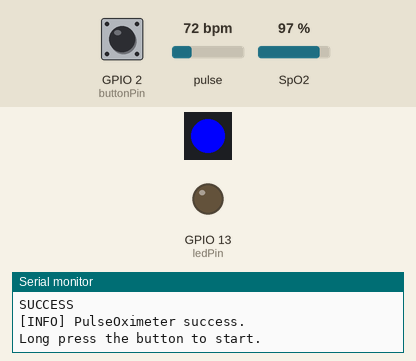
Simulated run of this sketch. Board: ESP32. Parts: 1 RGB LEDs in strip order, left to right, output pins drawn as LEDs (lit = HIGH), the last lines printed to the serial monitor. The inputs (shaded band) are chosen by the test bench; at power-on: GPIO 2 (buttonPin) LOW, pulse 72 bpm, SpO2 97 %. Dim RGB values are drawn brighter than linear; random numbers use the default seed unless the sketch sets one; nothing arrives over Bluetooth unless stated; a phone connects over Bluetooth LE 3 s after start.

Above: at 1.2 s.
1.3 s: GPIO 2 (buttonPin) pulled HIGH for 0.15 s
At 2.7 s:
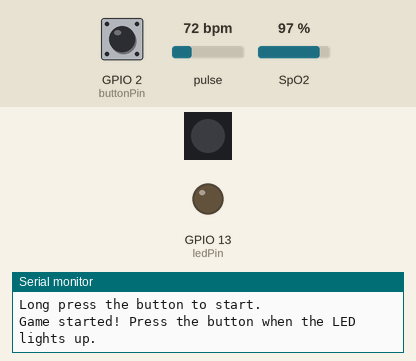
6.1 s: GPIO 2 (buttonPin) pulled HIGH for 1 s
At 11.7 s:
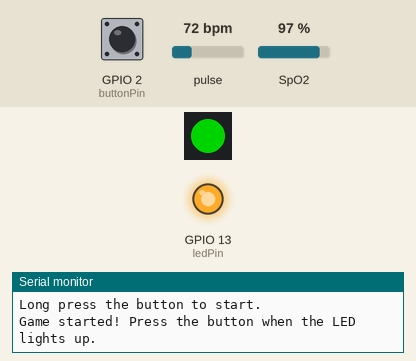
Timing chart, 0 to 13.2 s (numbered marks = the images above; inputs shaded):
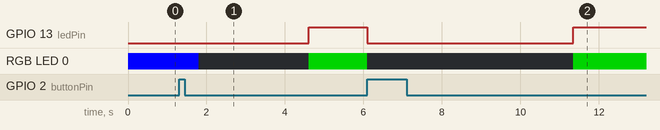

The sketch:

reaction_record.ino
```cpp
#include <FastLED.h>
#include "ble.h"
#include "max3010x.h"

#define NUM_LEDS 1
#define DATA_PIN 21

#define NUM_REACTIONS 10  // 定義10次數據的數量
#define REPORTING_PERIOD_MS 2000

CRGB leds[NUM_LEDS];

const int buttonPin = 2;  // 按鈕引腳
const int ledPin = 13;    // LED燈引腳

bool gameStarted = false;                   // 遊戲是否已經開始
bool timing = false;                        // 是否正在計時
unsigned long startTime;                    // 開始時間
unsigned long reactionTime[NUM_REACTIONS];  // 反應時間陣列
int count = 0;                              // 反應時間計數

uint32_t tsLastReport = 0;

extern BLECharacteristic *pReactionCh;
extern BLECharacteristic *pMax3010xCh;

void setup() {
  Serial.begin(115200);

  FastLED.addLeds<NEOPIXEL, DATA_PIN>(leds, NUM_LEDS);  // GRB ordering is assumed

  Serial.println("[INFO] Initializing BLE work!");
  setupBLE();
  Serial.println("[INFO] BLE work!");

  Serial.println("[INFO] Initializing PulseOximeter.");
  setupMax3010x();
  Serial.println("[INFO] PulseOximeter success.");

  pinMode(buttonPin, INPUT);
  pinMode(ledPin, OUTPUT);
  Serial.println("Long press the button to start.");
  leds[0] = CRGB::Blue;
  FastLED.show();

  // for (int i = 0; i < 10; i++) {
  //   reactionTime[i] = random(1000, 5000);
  //   pCharacteristic->setValue((uint8_t *)&reactionTime[i], sizeof(reactionTime[i]));
  //   pCharacteristic->notify();
  //   delay(3);
  // }
  // reactionTime[0] = 279;
  // reactionTime[1] = 65535;
  // // spo2*65535 + heartrate
  // reactionTime[2] = 85+90*65536;
}

void loop() {
  if (millis() - tsLastReport > REPORTING_PERIOD_MS) {
    // for (int i = 0; i < NUM_REACTIONS; i++) {
    //   pReactionCh->setValue((uint8_t *)&reactionTime[i], 4);
    //   pReactionCh->notify();
    //   delay(3);
    // }

    int max3010xData[2];
    getMax3010x(max3010xData);
    // Serial.print("Heart rate:");
    // Serial.print(max3010xData[0]);
    // Serial.print("bpm / SpO2:");
    // Serial.print(max3010xData[1]);
    // Serial.println("%");
    // transmit data
    int data = (max3010xData[1] << 16) + max3010xData[0];

    pMax3010xCh->setValue((uint8_t *)&data, 4);
    pMax3010xCh->notify();
    tsLastReport = millis();
  }


  if (!gameStarted && digitalRead(buttonPin) == HIGH) {
    gameStarted = true;
    delay(500);  // 避免按鈕彈跳
    startGame();

    delay(1000);
  }

  if (gameStarted && !timing) {
    timing = true;
    int randomTime = random(1000, 5000);  // 在1秒到5秒之間隨機生成時間
    delay(randomTime);                    // 等待隨機時間後亮起LED
    startTime = millis();

    digitalWrite(ledPin, HIGH);
    leds[0] = CRGB::Green;
    FastLED.show();
  }

  if (timing && digitalRead(buttonPin) == HIGH) {
    timing = false;
    unsigned long reaction = millis() - startTime;
    // handle overflow: not press the button
    if (reaction >= 5000)
      reaction = 65535;
    else
      reactionTime[count] = reaction;
    count++;

    pReactionCh->setValue((uint8_t *)&reaction, sizeof(reaction));
    pReactionCh->notify();

    digitalWrite(ledPin, LOW);
    leds[0] = CRGB::Black;
    FastLED.show();

    delay(1000);  // 停止一秒鐘以避免錯誤的按鈕觸發
    if (count == NUM_REACTIONS) {
      endGame();
    }
  }
}

void startGame() {
  Serial.println("Game started! Press the button when the LED lights up.");
  leds[0] = CRGB::Black;
  FastLED.show();
}

void endGame() {
  Serial.println("Game ended! Here are the reaction times:");
  for (int i = 0; i < NUM_REACTIONS; i++) {
    Serial.print("Reaction time ");
    Serial.print(i + 1);
    Serial.print(": ");
    Serial.print(reactionTime[i]);
    Serial.println(" ms");

    // pCharacteristic->setValue((uint8_t *)&reactionTime[i], sizeof(reactionTime[i]));
    // pCharacteristic->notify();
    delay(3);
  }

  while (true) {}  // 結束程式
}

// char *concatenateReactionTimes() {
//   char *concatenatedData = (char *)malloc(NUM_REACTIONS * 20);  // 假設每個數字最多佔20個字元，分配足夠大的記憶體空間
//   if (concatenatedData == NULL) {
//     // 記憶體分配失敗
//     return NULL;
//   }

//   strcpy(concatenatedData, "");  // 清空字串

//   for (int i = 0; i < NUM_REACTIONS; ++i) {
//     char tempBuffer[20];                          // 暫存緩衝區，用於將數字轉換為字串
//     sprintf(tempBuffer, "%lu", reactionTime[i]);  // 將反應時間轉換為字串
//     strcat(concatenatedData, tempBuffer);         // 將字串附加到結果字串上
//     if (i != NUM_REACTIONS - 1) {
//       strcat(concatenatedData, ",");  // 在數字之間加上逗號
//     }
//   }

//   return concatenatedData;
// }
```

ble.h
```cpp
/*
    Based on Neil Kolban example for IDF: https://github.com/nkolban/esp32-snippets/blob/master/cpp_utils/tests/BLE%20Tests/SampleServer.cpp
    Ported to Arduino ESP32 by Evandro Copercini
    updates by chegewara
*/

#include <BLEDevice.h>
#include <BLEUtils.h>
#include <BLEServer.h>
#include <BLE2902.h>

// See the following for generating UUIDs:
// https://www.uuidgenerator.net/

#define DEVICE_NAME "Reaction Device"
#define SERVICE_UUID "4fafc201-1fb5-459e-8fcc-c5c9c331914b"
#define REACTION_UUID "beb5483e-36e1-4688-b7f5-ea07361b26a8"
#define MAX3010X_UUID "d2912856-de63-11ed-b5ea-0242ac120002"

BLEServer* pServer;
BLEService* pService;
BLECharacteristic* pReactionCh;
BLECharacteristic* pMax3010xCh;
bool deviceConnected = false;


class MyServerCallbacks : public BLEServerCallbacks {
  void onConnect(BLEServer* pServer) {
    deviceConnected = true;
  };

  void onDisconnect(BLEServer* pServer) {
    deviceConnected = false;
  }
};


void setupBLE() {
  BLEDevice::init(DEVICE_NAME);
  pServer = BLEDevice::createServer();
  pServer->setCallbacks(new MyServerCallbacks());

  pService = pServer->createService(SERVICE_UUID);

  pReactionCh = pService->createCharacteristic(
    REACTION_UUID,
    BLECharacteristic::PROPERTY_READ | BLECharacteristic::PROPERTY_WRITE | BLECharacteristic::PROPERTY_NOTIFY | BLECharacteristic::PROPERTY_INDICATE);
  pReactionCh->addDescriptor(new BLE2902());
  pMax3010xCh = pService->createCharacteristic(
    MAX3010X_UUID,
    BLECharacteristic::PROPERTY_READ | BLECharacteristic::PROPERTY_WRITE | BLECharacteristic::PROPERTY_NOTIFY | BLECharacteristic::PROPERTY_INDICATE);
  pMax3010xCh->addDescriptor(new BLE2902());

  pService->start();

  // Start advertising
  BLEAdvertising* pAdvertising = BLEDevice::getAdvertising();
  pAdvertising->addServiceUUID(SERVICE_UUID);
  pAdvertising->setScanResponse(true);
  pAdvertising->setMinPreferred(0x06);  // functions that help with iPhone connections issue
  pAdvertising->setMinPreferred(0x12);
  BLEDevice::startAdvertising();
  // Serial.println("Characteristic defined! Now you can read it in your phone!");
}
```

max3010x.h
```cpp
// (licence header left out)
#include <Wire.h>
#include "MAX30100_PulseOximeter.h"

// #define REPORTING_PERIOD_MS 1000

// PulseOximeter is the higher level interface to the sensor
// it offers:
//  * beat detection reporting
//  * heart rate calculation
//  * SpO2 (oxidation level) calculation
PulseOximeter pox;

// uint32_t tsLastReport = 0;

// // Callback (registered below) fired when a pulse is detected
// void onBeatDetected()
// {
//     Serial.println("Beat!");
// }

void setupMax3010x() {
  // Initialize the PulseOximeter instance
  // Failures are generally due to an improper I2C wiring, missing power supply
  // or wrong target chip
  if (!pox.begin()) {
    Serial.println("FAILED");
    for (;;)
      ;
  } else {
    Serial.println("SUCCESS");
  }

  // Register a callback for the beat detection
  // pox.setOnBeatDetectedCallback(onBeatDetected);
}

void getMax3010x(int* data) {
  // Make sure to call update as fast as possible
  pox.update();

  int heartrate = pox.getHeartRate();
  int spo2 = pox.getSpO2();
  data[0] = heartrate;
  data[1] = spo2;

  // // Asynchronously dump heart rate and oxidation levels to the serial
  // // For both, a value of 0 means "invalid"
  // if (millis() - tsLastReport > REPORTING_PERIOD_MS) {
  //   Serial.print("Heart rate:");
  //   Serial.print(pox.getHeartRate());
  //   Serial.print("bpm / SpO2:");
  //   Serial.print(pox.getSpO2());
  //   Serial.println("%");

  //   tsLastReport = millis();
  // }
  // data[0] = random(60, 100);
  // data[1] = random(90, 100);
}
```

Measured:
- after the input at 1.3 s, GPIO 13 (ledPin): LOW → HIGH after 3.3 s; RGB LED 0: RGB(0, 0, 255) → off after 0.50 s, → RGB(0, 128, 0) 2.8 s later
- after the input at 6.1 s, GPIO 13 (ledPin): HIGH → LOW at once, → HIGH 5.2 s later; RGB LED 0: RGB(0, 128, 0) → off at once, → RGB(0, 128, 0) 5.2 s later
